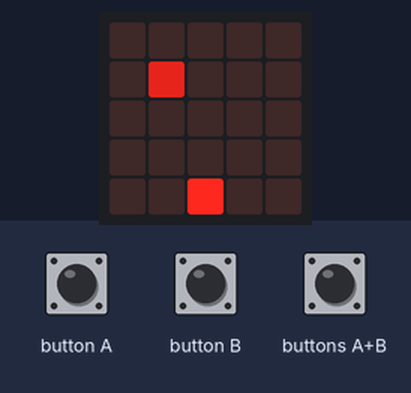
This program was run on a simulated BBC micro:bit (MakeCode). Shown: the board's 5×5 LED display. The inputs (shaded band) are chosen by the test bench. Random numbers come from a fixed seed; the short countdown, score and lost-life animations are approximate.

Above: at 1.6 s.
1.7 s: button A pressed for 0.15 s
At 2.8 s:
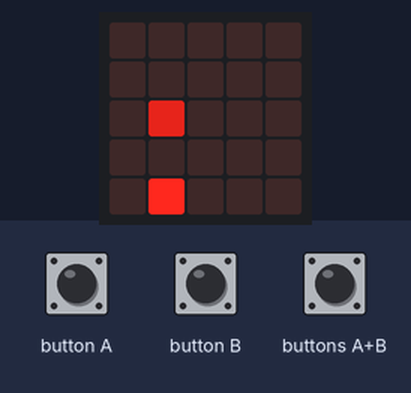
4.8 s: button B pressed for 0.15 s
At 5.8 s:
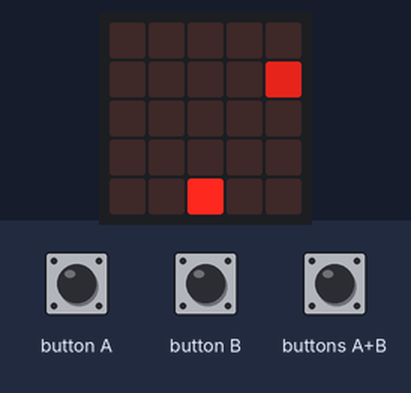
7.9 s: buttons A+B pressed for 0.15 s
At 8.2 s:
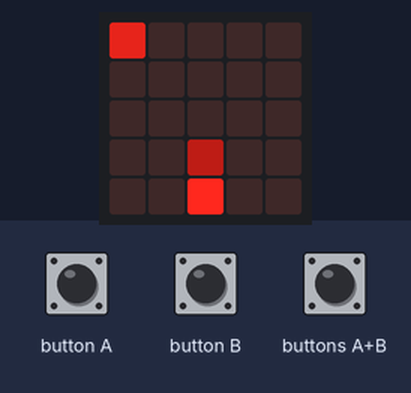
8.6 s: button A pressed for 0.15 s
At 9.8 s:
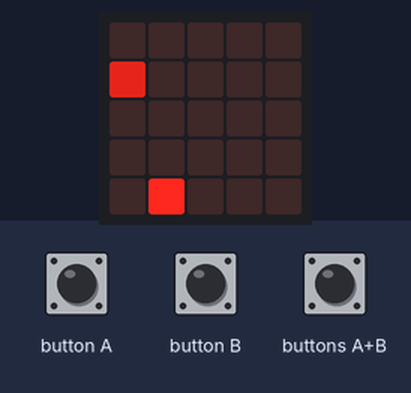
11.7 s: button B pressed for 0.15 s
At 12.3 s:
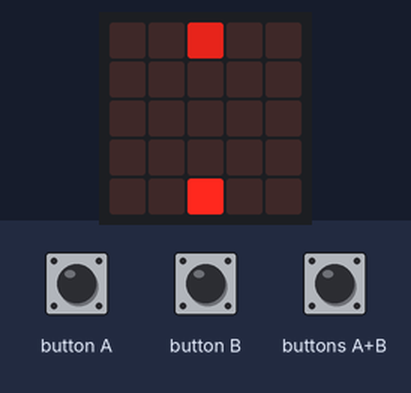
12.4 s: buttons A+B pressed for 1 s
At 16.8 s:
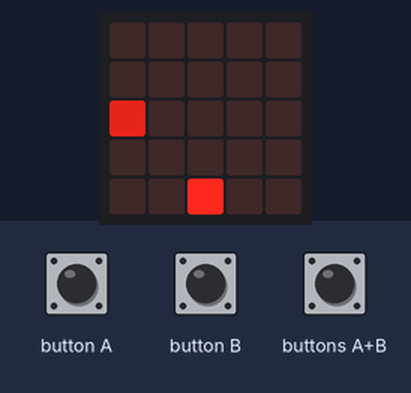
Timing chart, 0 to 17.5 s (numbered marks = the images above; inputs shaded):
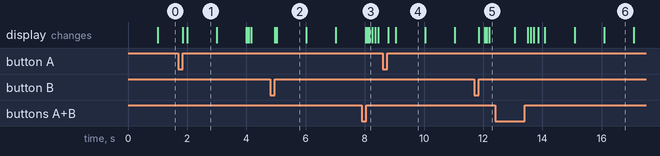

The program:

main.ts
```typescript
input.onButtonPressed(Button.A, function () {
    if (JOJO.get(LedSpriteProperty.X) > 0) {
        JOJO.change(LedSpriteProperty.X, -1)
    }
})
function doSomething () {
    if (Fire == true) {
        Fire = false
        Bullet = game.createSprite(JOJO.get(LedSpriteProperty.X), 4)
        Bullet.set(LedSpriteProperty.Brightness, 80)
        for (let index = 0; index < 4; index++) {
            basic.pause(100)
            Bullet.change(LedSpriteProperty.Y, -1)
            if (Bullet.isTouching(FF)) {
                FF_life = false
                FF.delete()
                game.addScore(1)
                Assault = true
                break;
            }
        }
        Bullet.delete()
        Fire = true
    }
}
input.onButtonPressed(Button.AB, function () {
    doSomething()
})
input.onButtonPressed(Button.B, function () {
    if (JOJO.get(LedSpriteProperty.X) < 4) {
        JOJO.change(LedSpriteProperty.X, 1)
    }
})
let FF: game.LedSprite = null
let Bullet: game.LedSprite = null
let FF_life = false
let Fire = false
let Assault = false
let JOJO: game.LedSprite = null
JOJO = game.createSprite(2, 4)
Assault = true
Fire = true
FF_life = true
game.setLife(5)
game.setScore(0)
basic.forever(function () {
    if (Assault == true) {
        FF = game.createSprite(randint(0, 4), 0)
        FF_life = true
        FF.set(LedSpriteProperty.Brightness, 180)
        Assault = false
        for (let index = 0; index < 4; index++) {
            if (FF_life == true) {
                basic.pause(1000)
                FF.change(LedSpriteProperty.Y, 1)
            }
        }
        if (FF.get(LedSpriteProperty.Y) == 4) {
            if (FF_life == true) {
                game.removeLife(1)
                FF.delete()
            }
        }
        Assault = true
    }
})
```

test.ts
```typescript
// 在這裡測試；當此封包作為擴充功能時，將不會編譯此內容。
```

Measured:
- what the display in image 1 shows lasts 1.0 s, from 2.0 s to 3.0 s
